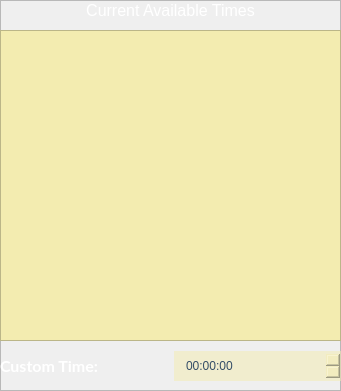
       <widget class="QFrame" name="TimesHolderFrame_SA">
        <property name="geometry">
         <rect>
          <x>720</x>
          <y>160</y>
          <width>341</width>
          <height>391</height>
         </rect>
        </property>
        <property name="frameShape">
         <enum>QFrame::StyledPanel</enum>
        </property>
        <property name="frameShadow">
         <enum>QFrame::Raised</enum>
        </property>
        <widget class="QListWidget" name="ListWidget_AvailableTimes_SA">
         <property name="geometry">
          <rect>
           <x>0</x>
           <y>30</y>
           <width>341</width>
           <height>311</height>
          </rect>
         </property>
         <property name="font">
          <font>
           <family>Lato</family>
           <pointsize>11</pointsize>
          </font>
         </property>
         <property name="styleSheet">
          <string notr="true">QListWidget {
	background-color:#F3ECB0;
	padding: 5px;
}

QListWidget::item {
	color: #344D67;
	font-family: &quot;MS Shell Dlg 2&quot;;
	border: 1px solid rgb(186, 186, 186);
	height: 40px;
}

QListWidget::item:selected {
	background-color: rgb(0, 177, 171);
	color: black;
}</string>
         </property>
        </widget>
        <widget class="QLabel" name="CurrentAvailableTimes_Label_SA">
         <property name="geometry">
          <rect>
           <x>0</x>
           <y>-10</y>
           <width>341</width>
           <height>41</height>
          </rect>
         </property>
         <property name="font">
          <font>
           <family>MS Shell Dlg 2</family>
           <pointsize>12</pointsize>
          </font>
         </property>
         <property name="styleSheet">
          <string notr="true">QLabel {
	color: white;
}</string>
         </property>
         <property name="text">
          <string>Current Available Times</string>
         </property>
         <property name="alignment">
          <set>Qt::AlignCenter</set>
         </property>
        </widget>
        <widget class="QWidget" name="layoutWidget_2">
         <property name="geometry">
          <rect>
           <x>0</x>
           <y>340</y>
           <width>341</width>
           <height>52</height>
          </rect>
         </property>
         <layout class="QHBoxLayout" name="horizontalLayout_4">
          <item>
           <widget class="QLabel" name="Label_PatientFirstName_SA_2">
            <property name="minimumSize">
             <size>
              <width>0</width>
              <height>0</height>
             </size>
            </property>
            <property name="maximumSize">
             <size>
              <width>16777215</width>
              <height>16777215</height>
             </size>
            </property>
            <property name="font">
             <font>
              <family>Lato</family>
              <pointsize>12</pointsize>
              <weight>75</weight>
              <bold>true</bold>
             </font>
            </property>
            <property name="styleSheet">
             <string notr="true">QLabel {
	color: white;
}</string>
            </property>
            <property name="text">
             <string>Custom Time:</string>
            </property>
           </widget>
          </item>
          <item>
           <widget class="QTimeEdit" name="timeEdit_CustomTime_SA">
            <property name="enabled">
             <bool>false</bool>
            </property>
            <property name="minimumSize">
             <size>
              <width>0</width>
              <height>30</height>
             </size>
            </property>
            <property name="styleSheet">
             <string notr="true">QTimeEdit {
	border-image: none;
    border: none;
	background-color: rgba(243, 236, 176, 133);
	color: #344D67;
	font-family: &quot;MS Shell Dlg 2&quot;;
	font-size: 15;
	padding-left: 10px;
	
}</string>
            </property>
            <property name="time">
             <time>
              <hour>0</hour>
              <minute>0</minute>
              <second>0</second>
             </time>
            </property>
           </widget>
          </item>
         </layout>
        </widget>
       </widget>
